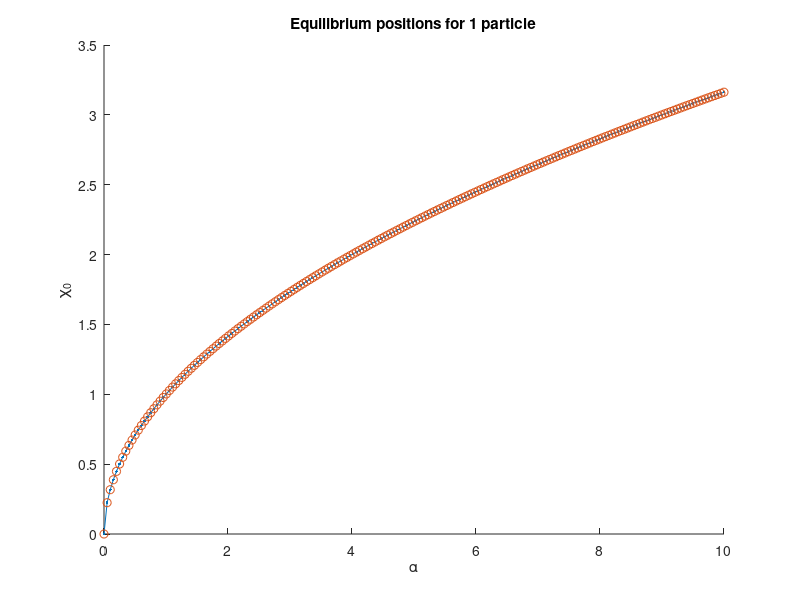
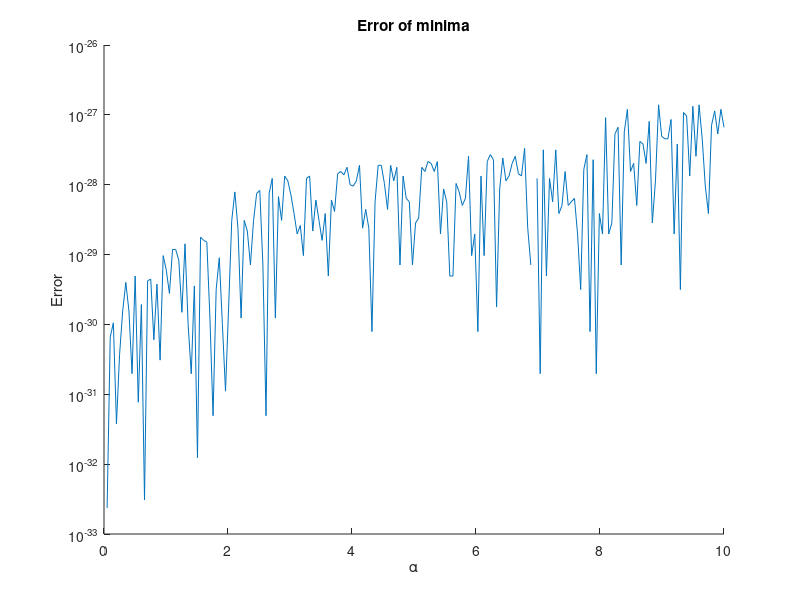
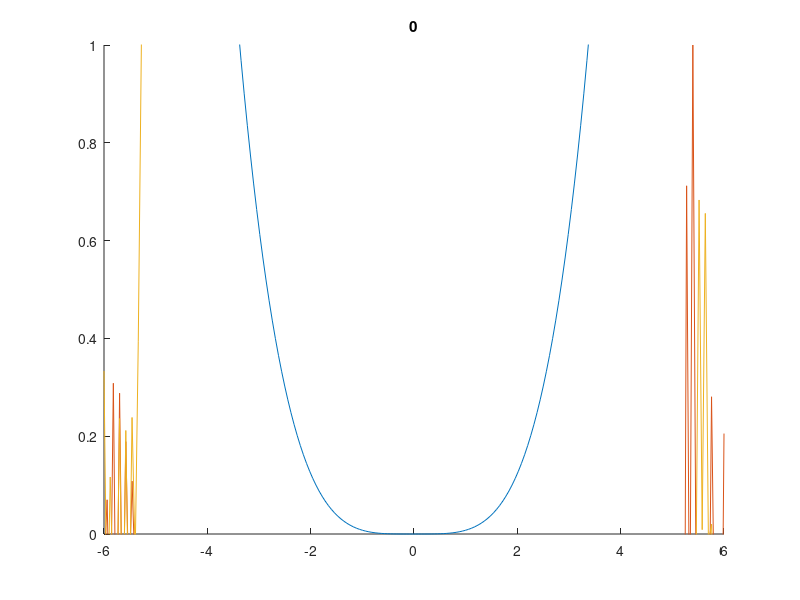

MATLAB code for these plots, in order: (Note: this script raises an error after producing the figures.)
clc
clear all

disp('1 particle tunneling splitting calculation.')


%% 1 particle Equilibrium positions

Nx = 200;
alpha = linspace(0, 10, Nx);

Eq_Pos = [];

for i = 1:Nx
    a = alpha(i);
    Potential = @(x) 0.25 * (x^2 - a)^2;
    % options = optimset('Display','iter','PlotFcns',@optimplotfval, 'TolFun', 1e-8, 'TolX', 1e-8);
    options = optimset('TolFun', 1e-14, 'TolX', 1e-14, 'MaxFunEvals', 10^9, 'MaxIter', 10^9);
    x_start = 0;
    [x0, fval0] = fminsearch(Potential, x_start, options);
    Eq_Pos(i) = x0;
    Error(i)    = fval0;
end

disp('Done with 1 particle')

figure(1)
clf(figure(1))
hold on
title('Equilibrium positions for 1 particle')
xlabel('\alpha')
ylabel('\chi_0')
plot(alpha, Eq_Pos, '.-')
plot(alpha, sqrt(alpha), 'o')
hold off

figure(2)
clf(figure(2))
hold on
title('Error of minima')
xlabel('\alpha')
ylabel('Error')
plot(alpha, Error)
% plot(alpha, (Eq_pos - sqrt(alpha)))
set(gca, 'Yscale', 'log')
hold off

%% Creating the potnential
for alphaInd = 1 : length(alpha)
    a = alpha(alphaInd);

    S   = linspace(-6, 6, Nx);
    dx  = S(2) - S(1);
    V   = 0.25 * (S.^2 - a).^2;

%     figure(3)
%     clf(figure(3))
%     hold on
%     title('Potentail')
%     xlabel('x')
%     ylabel('V(x)')
%     plot(S, V/max(V))
%     hold off
    
    PotentialMtx = sparse(diag(V));
    for i = 2:Nx
        K = 1/(2 * dx^2);
        KineticMtx(i - 1, i) = -K;
        KineticMtx(i, i - 1) = -K;
    end
    Hamiltonian = PotentialMtx + sparse(KineticMtx);

    [Psi, E]    = eig(full(Hamiltonian));
    E           = diag(E);

    figure(4)
    clf(figure(4))
    hold on
    title(a)
%     xlim([S(1) S(end)])
    ylim([0 1])
    plot(S, 10*V/max(V))
    plot(S, Psi(:, 1)/max(Psi(:, 1)))
    plot(S, Psi(:, 2)/max(Psi(:, 1)))
    yline(0)
    
    Fr = getframe(gcf);
    [Im(:, :, 1, alphaInd), Map] = rgb2ind(Fr.cdata, 8);

    hold off

    Split(alphaInd, 1) = E(2) - E(1);
    Split(alphaInd, 2) = a;

end


%%
figure(5)
clf(figure(5))
hold on
plot(Split(2:end, 2), Split(2:end, 1))
xline([0 0.0725 0.6])
set(gca, 'Yscale', 'log')
hold off
data(:, 1) = alpha;
data(:, 2) = Split(:, 1);

name = ['EDSplitting_1_particle_Nx_' num2str(Nx)];
save(name, 'data');
